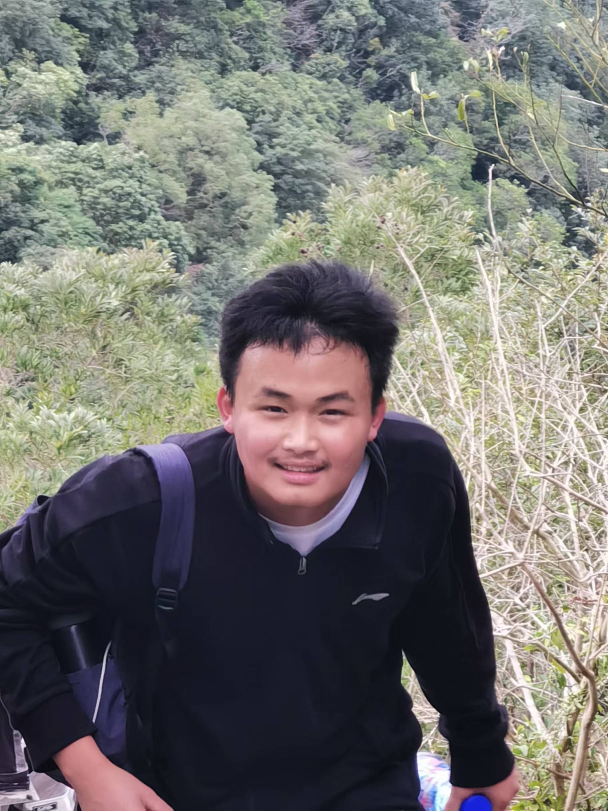
#> input picture workspace/Week2/Week2Task2/微信图片_20241128190549.jpg, 1824 x 2432 px, found by its file name (shown at 1/3 size)
$ python face_recognition.py
#> lines starting #> are read from the running program, lines starting #| are printed output that depends on the picture
#> further down, img is the input picture: shape (2432, 1824, 3); mean B, G, R 111, 114.1, 115
#-----------------------------------------------------------------------
# FileName：face_recognition.py
# Author: @Ethan-Zhengsy
# Version: 1.0.0
# Date: 2024.11.29
#-----------------------------------------------------------------------
# Discription: 利用 OpenCV 已有的库实现人脸识别
# Function List:
#       1. imread:      读取图片（内部的参数为图片所在的路径
#       2. cvtColor:    转变图片的颜色，这里选择灰色做灰化
#       3. CascadeClassifier:  级联分类器
#       4. detectMultiScale:   检测函数
#       5. rectangle:   绘制矩形
#       6. imshow:      显示图片处理结果
#       7. faceDetect:  封装人脸检测函数
#       8. waitkey:     等待特定键盘输入
#       9. destroyAllWindows:  释放内存
#       10.imwrite:     保存图片
#------------------------------------------------------------------------

import cv2

def faceDetect():
    #转换为灰度图
    gray = cv2.cvtColor(img, cv2.COLOR_BGR2GRAY)
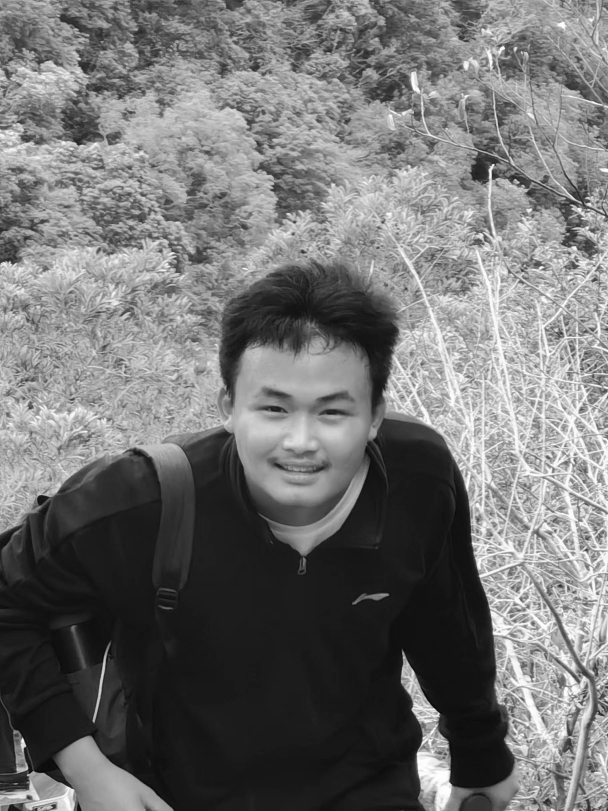
#> gray: shape (2432, 1824) (shown at 1/3 size); min 0, max 255, mean 114
    # 加载预训练的人脸检测模型
    face_cascade = cv2.CascadeClassifier('/home/ethan/opencv-4.5.5/data/haarcascades/haarcascade_frontalface_default.xml')
    # 检测人脸
    faces = face_cascade.detectMultiScale(gray, scaleFactor=1.1, minNeighbors=5, minSize=(300, 300), maxSize = (800, 800))
#> faces = [[651, 1024, 514, 514]]
    # 绘制矩形框
    for (x, y, w, h) in faces:
        cv2.rectangle(img, (x, y), (x+w, y+h), (255, 0, 0), 2)
#> this loop made 1 pass
    # 显示结果
    cv2.imshow('Face Detection', img)

# 加载图像
img = cv2.imread('/mnt/hgfs/Ubuntu-20.04.6-sharefiles/UbuntuOpencvFile/Week2Task2/微信图片_20241128190549.jpg')

#检测函数
faceDetect()

#等待
while True:
    if ord('q') == cv2.waitKey(0):
#> (key q is pressed here)
        break

#释放内存
cv2.destroyAllWindows()

# 保存结果图像
success = cv2.imwrite('output_image.jpg', img)
if not success:
    print("Failed to save the image.")
